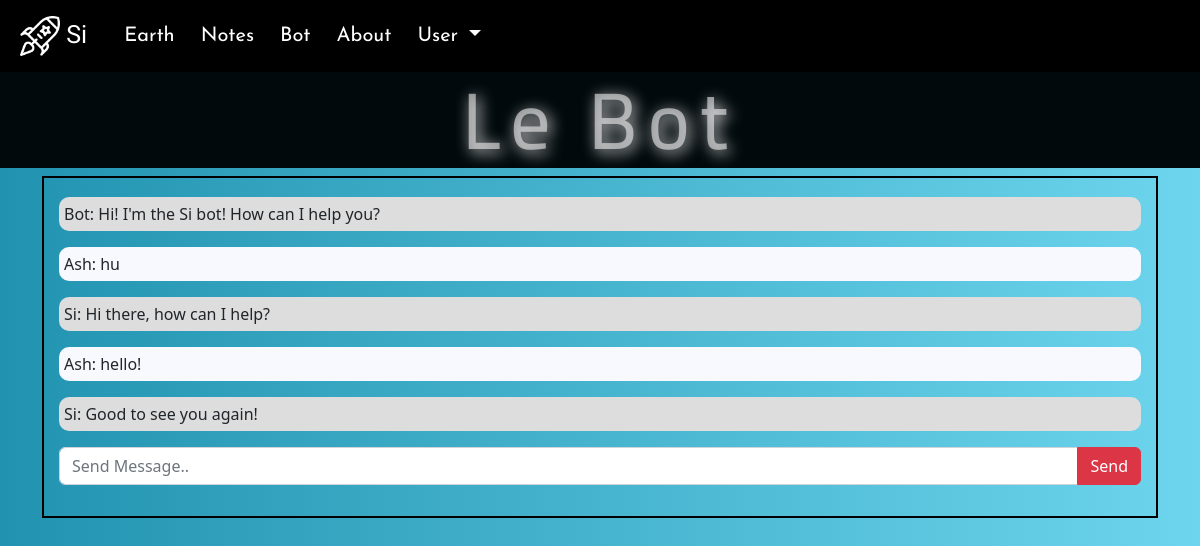
Page /bot (signed in) on the earlier database version.
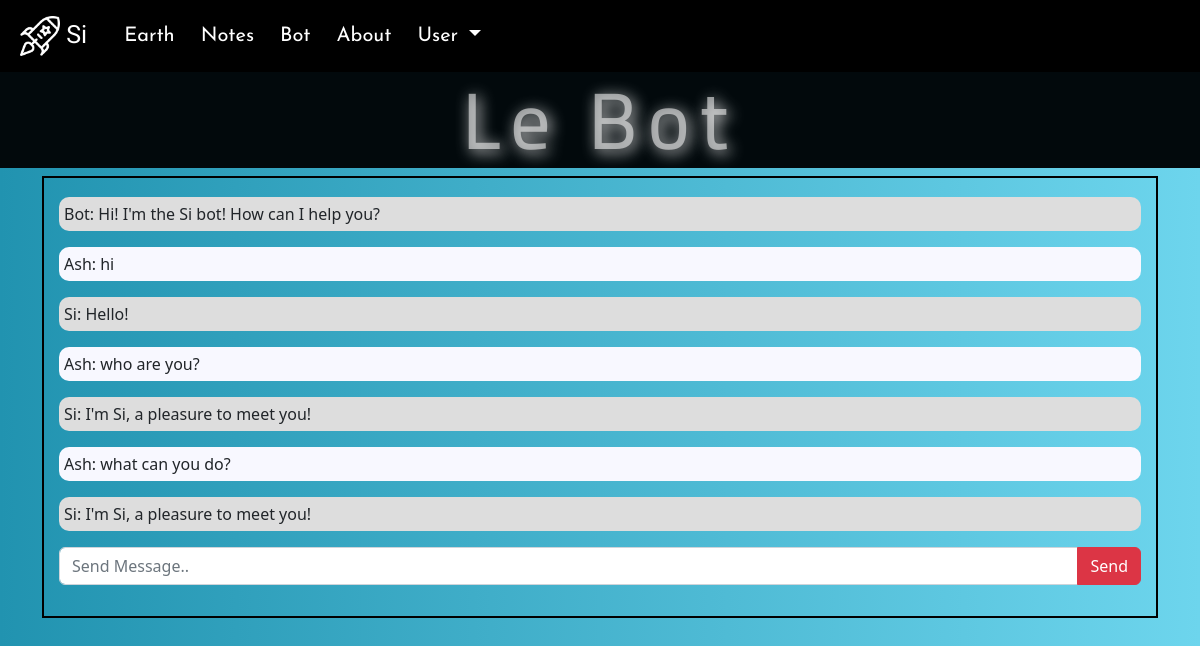
Same page on the later database version.
### website/models.py (models this page shows)
class User(db.Model, UserMixin):
    __tablename__ = 'user'
    id = db.Column(db.Integer, primary_key=True)
    email = db.Column(db.String(150), unique = True)
    password = db.Column(db.String(150))
    name = db.Column(db.String(150))
    notes = db.relationship('Note')
    user_data = db.relationship('Conversations', backref='user')
    bot_data = db.relationship('Bot', backref='user')

class Bot(db.Model):
    __tablename__ = 'bot'
    id = db.Column(db.Integer,primary_key=True)
    user_input = db.Column(db.String(200), db.ForeignKey('conversations.user_inp'))
    bot_res = db.Column(db.String(200))
    u_id = db.Column(db.Integer, db.ForeignKey('user.id'))

### website/bot.py (the view, shortened to what this page needs)
@bot_bp.route('/bot',methods=['GET', 'POST'])
def bot():
    return render_template("cbot.html", user = current_user)

### website/__init__.py (called while the page is built)
def create_app():
    app = Flask(__name__)
    app.config['SECRET_KEY'] = 'hjshjhdjah kjshkjdhjs'
    app.config['SQLALCHEMY_DATABASE_URI'] = f'sqlite:///{DB_NAME}'
    db.init_app(app)
    from .views import views
    from .auth import auth
    from .bot import bot_bp
    app.register_blueprint(views, url_prefix='/')
    app.register_blueprint(auth, url_prefix='/')
    app.register_blueprint(bot_bp, url_prefix='/')
    from .models import User, Note
    with app.app_context():
        db.create_all()
    login_manager = LoginManager()
    login_manager.login_view = 'auth.login'
    login_manager.init_app(app)
    @login_manager.user_loader
    def load_user(id):
        return User.query.get(int(id))
    return app

### website/templates/cbot.html (shortened to what this page needs)
{% extends "base.html" %}
{% block header %}
 <link rel="stylesheet" href="{{url_for('static',filename='css/cbot_style.css')}}">
 {% endblock %}
{% block content %}
<center>
    <h1>
       Le Bot
    </h1>
</center>
    <div class="container">
        <div class="box" onload="scrollToBottom()">
            <div class="Bot" id="botMsg">
                <p id="text">Bot: Hi! I'm the Si bot! How can I help you? </p>
            </div>
            {% for input in user.bot_data %}
                {% if input.u_id == user.id %}
                <div class="User" id="userMsg">
                    <p id="text">{{ user.name }}: {{ input.user_input }} </p>
                </div>
                    <div class="Bot" id="botMsg">
                            <p id="text"> Si: {{ input.bot_res }} </p>
                    </div>
                {% endif %}
            {% endfor %}
            <form method="POST" action='/bot'>
                <div class="input-group mb-3">
                    <input type="text" class="form-control" placeholder="Send Message.." id="userInp" name="userInp" onfocus=this.value=''>
                    <input type="Submit" value="Send" class="btn btn-danger" id="send">
                </div>
            </form>
        </div>
    </div>
{% endblock %}

### website/templates/base.html (shortened to what this page needs)
<!DOCTYPE html>
<html>
    <head>
        <link href="https://cdn.jsdelivr.net/npm/bootstrap@5.2.3/dist/css/bootstrap.min.css" rel="stylesheet">
        <link rel="stylesheet" href="{{url_for('static',filename='css/base_style.css')}}">
        {% block header %}{% endblock %}
    </head>
    <body>
          <nav class="navbar navbar-expand-lg sticky-top" id="navbar">
            <div class="container-fluid">
                <a class="navbar-brand p-2" href="/" style="font-size: 25px;color:white;font-family: 'Comfortaa', cursive;">
                  <img src="{{url_for('static',filename='images/icons/launch.png')}}" alt="Logo" class="d-inline-block allign-text-top" >
                    Si
                </a>
                <div class="collapse navbar-collapse" id="navbarSupportedContent">
                  <ul class="navbar-nav me-auto mb-2 mb-lg-0">
                    {% if user.is_authenticated %}
                    <li class="nav-item">
                      <a class="nav-link" href="/" aria-current="page">Earth</a>
                    </li>
                    <li class="nav-item">
                      <a class="nav-link" href="/notes">Notes</a>
                    </li>
                    <li class="nav-item">
                      <a class="nav-link" href="/bot">Bot</a>
                    </li>
                    <li class="nav-item">
                      <a class="nav-link" data-bs-toggle="offcanvas" href="#offcanvas" role="button" aria-controls="offcanvas">
                        About
                      </a>
                    </li>
                    <li class="nav-item dropdown">
                      <a class="nav-link dropdown-toggle" href="#" id="navbarDropdown" role="button" data-bs-toggle="dropdown" aria-expanded="false">
                        User
                      </a>
                    </li>
                    {% endif %}
                  </ul>
                </div>
            </div>
          </nav>
          {% block content %}
          {% endblock %}
    </body>
</html>

### website/static/css/base_style.css (style rules this page uses)
* { margin: 0; padding: 0; }
body { background-repeat: none; overflow: overlay; background-color: black; }
nav { padding: 0; margin: 0; }
.navbar { transition: 0.5s; background-color: rgb(0, 0, 0); }
.navbar-brand img { width: 40px; height: 40px; }
.nav-item { font-size: 20px; font-family: 'Josefin Sans', sans-serif; padding: 5px; }
.nav-item .nav-link { color: rgb(255, 255, 255); }

### website/static/css/cbot_style.css (style rules this page uses)
body { background-image: linear-gradient(to right,#2193b0,#6dd5ed); }
h1 { color: rgba(245, 245, 245, 0.578); text-shadow: 3px 3px 15px rgba(255, 255, 255, 0.85); background-color: #02090c; font-family: 'Cairo', sans-serif; text-align: center; font-size: 80px; letter-spacing: 10px; }
.box { border: 2px solid black; padding: 15px; }
#botMsg { margin: 4px 0px; border-radius: 10px; background-color: rgb(221, 221, 221); }
#userMsg { margin: 4px 0px; border-radius: 10px; background-color: ghostwhite; }
#text { padding: 5px; }

Differences in the rows shown:
removed Bot: {{ user.name }} "Ash", user_input "hello!", bot_res "Good to see you again!"
changed Bot: user_input "hu" → "hi"; bot_res "Hi there, how can I help?" → "Hello!"
added Bot: {{ user.name }} "Ash", user_input "who are you?", bot_res "I'm Si, a pleasure to meet you!"
added Bot: {{ user.name }} "Ash", user_input "what can you do?", bot_res "I'm Si, a pleasure to meet you!"
